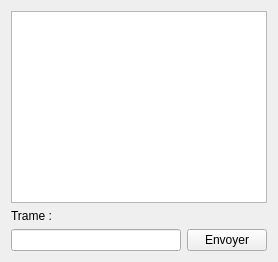
       <widget class="QWidget" name="Operateur">
        <attribute name="title">
         <string>Opérateur</string>
        </attribute>
        <layout class="QHBoxLayout" name="horizontalLayout">
         <item>
          <layout class="QVBoxLayout" name="verticalLayout_3">
           <item>
            <widget class="QTextEdit" name="textEditTrame"/>
           </item>
           <item>
            <widget class="QLabel" name="labelEnvoieTrame">
             <property name="text">
              <string>Trame :</string>
             </property>
            </widget>
           </item>
           <item>
            <layout class="QHBoxLayout" name="horizontalLayout_6">
             <property name="leftMargin">
              <number>0</number>
             </property>
             <property name="topMargin">
              <number>0</number>
             </property>
             <property name="rightMargin">
              <number>0</number>
             </property>
             <property name="bottomMargin">
              <number>0</number>
             </property>
             <item>
              <widget class="QLineEdit" name="lineEditEnvoyerTrame"/>
             </item>
             <item>
              <widget class="QPushButton" name="pushButtonEnvoyerTrame">
               <property name="text">
                <string>Envoyer</string>
               </property>
              </widget>
             </item>
            </layout>
           </item>
          </layout>
         </item>
        </layout>
       </widget>
